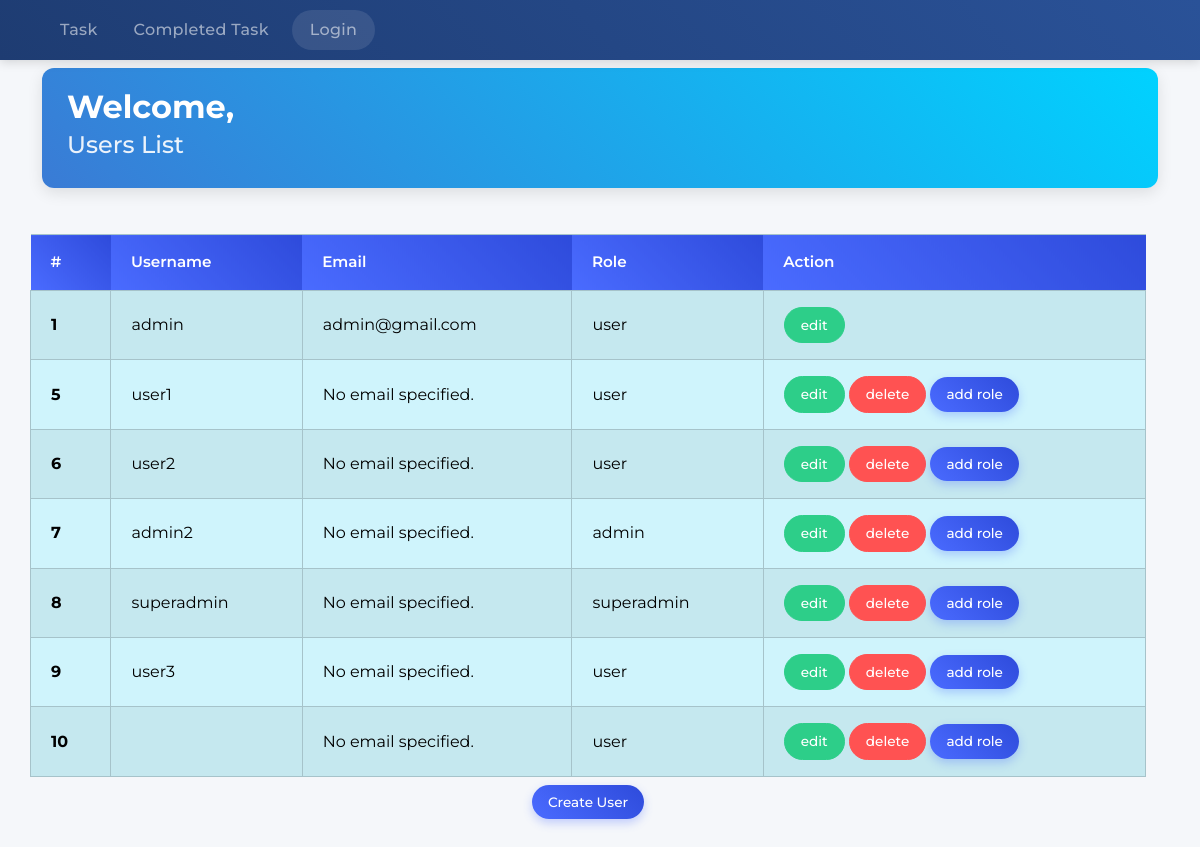
/dashboard/users/, run on an earlier commit of the app's database.
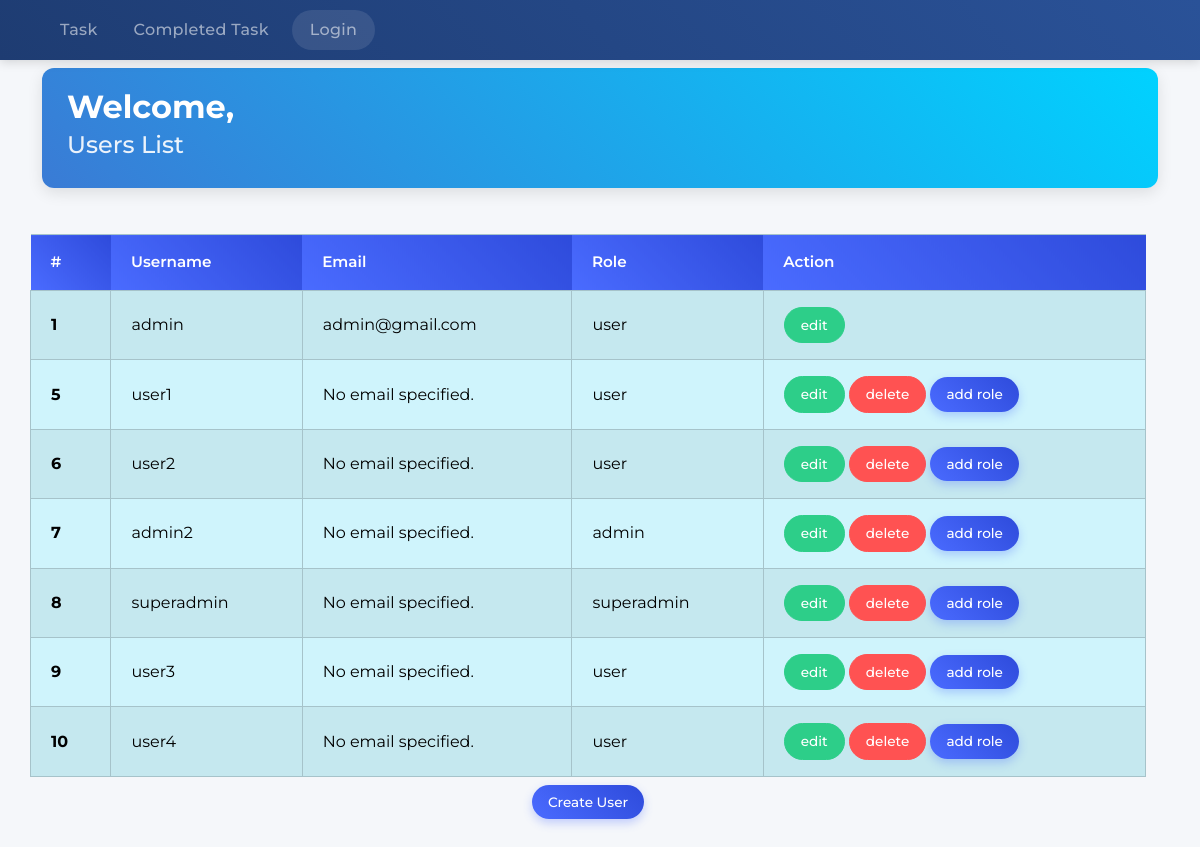
And on a later commit of the database.
### API/models.py (models this page shows)
class User(AbstractUser):
    ROLES = (
        ('superadmin', 'SuperAdmin'),
        ('admin', 'Admin'),
        ('user', 'User')
    )
    role = models.CharField(max_length=20, choices=ROLES, default='user')

### Dashboard/views.py (the view)
# urls.py: path('users/',views.UsersView.as_view(),name='users'),
class UsersView(TemplateView):
    template_name = 'users.html'
    def get_context_data(self, **kwargs):
        context = super().get_context_data(**kwargs)
        context['users'] = User.objects.all()
        return context

### Dashboard/templates/users.html (shortened to what this page needs)
{% load static %}
<!doctype html>
<html lang="en">
<head>
    <link href="https://cdn.jsdelivr.net/npm/bootstrap@5.3.2/dist/css/bootstrap.min.css" rel="stylesheet"
 />
    <link rel="stylesheet" href="{% static 'style.css' %}">
</head>
<body>
    <header class="sticky-top text-uppercase">
        <nav class="navbar navbar-expand-lg navbar-dark bg-dark custom-navbar">
            <div class="container">
                <div class="collapse navbar-collapse" id="navbarNav">
                    <ul class="navbar-nav">
                        <li class="nav-item">
                            <a class="nav-link" href="{% url 'index' %}">Task</a>
                        </li>
                        <li class="nav-item">
                            <a class="nav-link" href="{% url 'completed-task' %}">completed task</a>
                        </li>
                        <li class="nav-item">
                            {% if user.is_authenticated %}
                            <a class="nav-link" href="{% url 'logout' %}">logout</a>
                            {% else %}
                            <a class="nav-link" href="{% url 'login' %}">login</a>
                            {% endif %}
                        </li>
                    </ul>
                </div>
            </div>
        </nav>
    </header>
    <main class="container min-vh-100  py-2">
        <div class="page-header">
            <h1 class="page-title">Welcome, {{ user.username }}</h1>
            <h3 class="page-subtitle">Users  List</h3>
        </div>
        <div class="row w-100 d-flex justify-content-center py-3">
            <table class="table table-hover table-striped table-info table-bordered">
                <thead>
                    <tr>
                        <th scope="col">#</th>
                        <th scope="col">username</th>
                        <th scope="col">Email</th>
                        <th scope="col">Role</th>
                        <th scope="col">Action</th>
                    </tr>
                </thead>
                <tbody>
                    {% for user in users %}
                    <tr>
                        <th scope="row">{{ user.id }}</th>
                        <td>{{ user.username }}</td>
                        <td>{{ user.email|default:"No email specified." }}</td>
                        <td>{{ user.role }}</td>
                        {% if user.is_superuser %}
                        <td>
                            <a type="button" href="{% url 'user-edit' user.id %}" class="btn btn-success">edit</a>
                        </td>
                        {% else %}
                        <td>
                            <a type="button" href="{% url 'user-edit' user.id %}" class="btn btn-success">edit</a>
                            <a type="button" href="{% url 'user-delete' user.id %}" class="btn btn-danger">delete</a>
                            <a href="{% url 'user-add-role' user.id %}" class="btn btn-primary" data-bs-toggle="modal" data-bs-target="#modal-{{ user.id %}">add role</a>
                        </td>
                        {% endif %}
                    </tr>
                    {% endfor %}
                </tbody>
            </table>
            <div class="py-2 d-flex justify-content-center">
                <a href="{% url 'user-create' %}" class="btn btn-primary " style="width: fit-content;">Create User</a>
            </div>
    </main>
</body>
</html>

### Dashboard/static/style.css (style rules this page uses)
body { font-family: 'Montserrat', sans-serif; }
body { background-color: #f5f7fa; }
.custom-navbar { background: linear-gradient(45deg, #1e3c72, #2a5298) !important; box-shadow: 0 2px 10px rgba(0, 0, 0, 0.15); padding: 10px 0; }
.nav-link { font-weight: 500; padding: 8px 16px !important; margin: 0 2px; transition: all 0.3s ease; border-radius: 6px; text-transform: capitalize; letter-spacing: 0.3px; }
.nav-item:last-child .nav-link { background-color: rgba(255, 255, 255, 0.1); padding: 8px 18px !important; border-radius: 50px; margin-left: 5px; transition: all 0.3s ease; }
.page-header { background: linear-gradient(45deg, #3a7bd5, #00d2ff); color: white; border-radius: 12px; padding: 20px 25px; margin-bottom: 30px; box-shadow: 0 5px 15px rgba(0, 0, 0, 0.1); }
.page-title { font-weight: 700; margin: 0; font-size: 2rem; }
.page-subtitle { font-weight: 500; opacity: 0.9; margin-top: 5px; font-size: 1.5rem; }
.table { margin-bottom: 0; }
.table thead th { background: linear-gradient(45deg, #4a6bff, #2e4bdb); color: white; border: none; padding: 16px 20px; font-weight: 600; font-size: 0.95rem; text-transform: capitalize; }
.table-striped tbody tr:nth-of-type(odd) { background-color: rgba(245, 247, 250, 0.7); }
.table td, .table th { padding: 16px 20px; vertical-align: middle; }
.btn-success { background-color: #2dce89; border-color: #2dce89; border-radius: 50px; padding: 7px 16px; font-weight: 500; font-size: 0.85rem; transition: all 0.3s ease; }
.btn-danger { background-color: #ff5252; border-color: #ff5252; border-radius: 50px; padding: 7px 16px; font-weight: 500; font-size: 0.85rem; transition: all 0.3s ease; }
.btn-primary { background: linear-gradient(45deg, #4a6bff, #2e4bdb); border: none; border-radius: 50px; padding: 7px 16px; font-weight: 500; font-size: 0.85rem; transition: all 0.3s ease; box-shadow: 0 4px 10px rgba(74, 107, 255, 0.3); }

What changed in the data, as far as the page shows it:
changed User id 10: username (not shown) → "user4"
